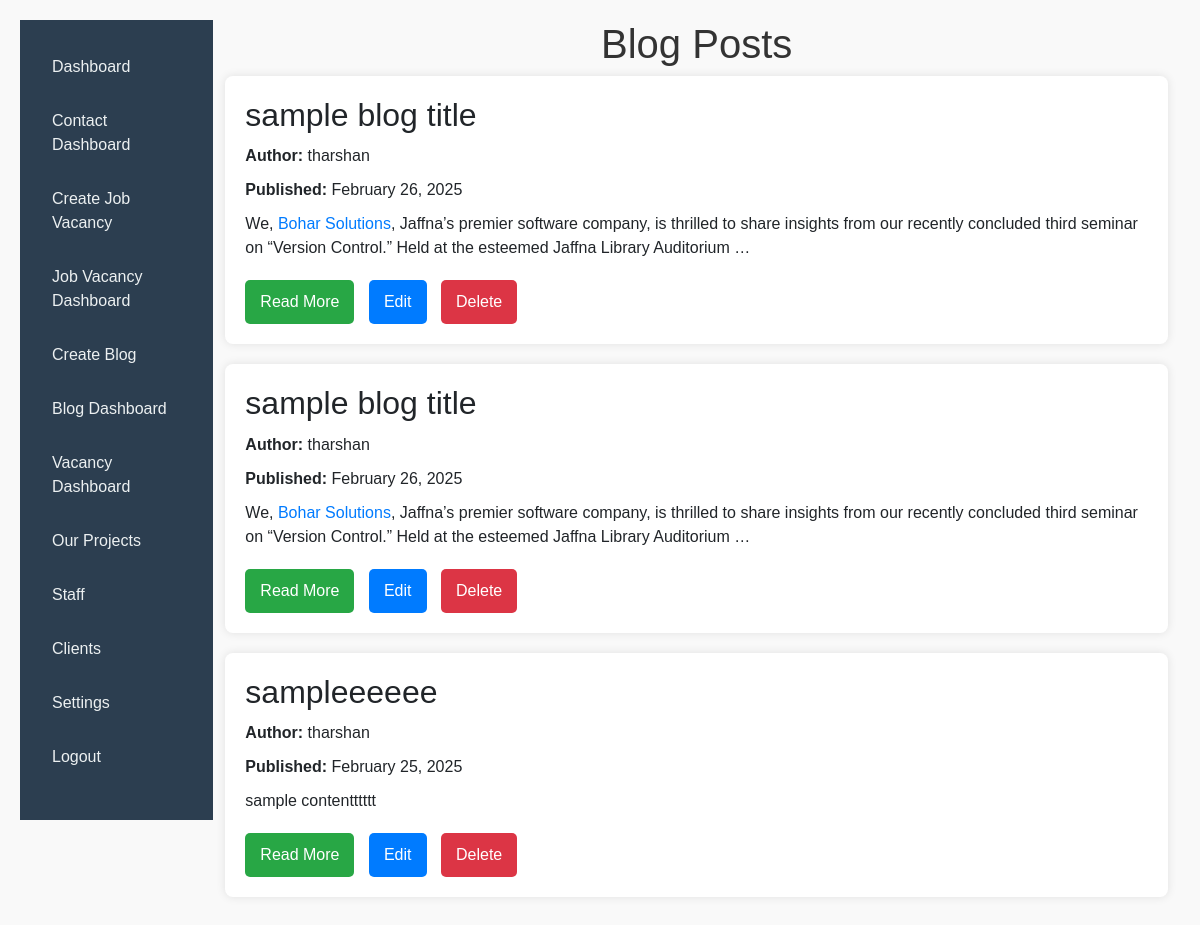
Page /epr/blog_list on the committed database.
### epr/models.py (models this page shows, shortened)
class BlogPost(models.Model):
    title = models.CharField(max_length=255)
    content = models.TextField()
    author = models.CharField(max_length=255)
    created_at = models.DateTimeField(auto_now_add=True)
    updated_at = models.DateTimeField(auto_now=True)

### epr/views.py (the view)
# urls.py: path('blog_list', views.blog_list, name='blog_list'),
def blog_list(request):
    posts = BlogPost.objects.all().order_by('-created_at')  # Order by newest first
    return render(request, 'epr/blog_list.html', {'posts': posts})

### epr/templates/epr/blog_list.html (shortened to what this page needs)
{% extends "epr/base2.html" %}
{% block content %}
<head>
</head>
<body>
    <h1>Blog Posts</h1>
    {% for post in posts %}
        <div class="blog-card">
            <h2>{{ post.title }}</h2>
            <p><strong>Author:</strong> {{ post.author }}</p>
            <p><strong>Published:</strong> {{ post.created_at|date:"F j, Y" }}</p>
            <p>{{ post.content|truncatewords:30|safe }}</p>
            <a href="{% url 'epr:blog_detail' post.id %}" class="read-more">Read More</a>
            <a href="{% url 'epr:edit_blog_post' post.id %}" class="edit-btn">Edit</a>
            <a href="{% url 'epr:delete_blog_post' post.id %}" class="delete-btn">Delete</a>
        </div>
    {% empty %}
        <p>No blog posts available.</p>
    {% endfor %}
</body>
{% endblock %}

### epr/static/css/style.css (style rules this page uses)
body { font-family: Arial, sans-serif; margin: 0; padding: 0; background-color: #f4f4f9; }
h1 { text-align: center; color: #333; }
a { color: #007bff; text-decoration: none; }

### epr/static/css/style1.css (style rules this page uses)
body { font-family: 'Poppins', Arial, sans-serif; background-color: #f9f9f9; }

### epr/templates/epr/blog_list.html (style rules this page uses)
body { font-family: Arial, sans-serif; max-width: 100%; margin: auto; padding: 20px; background-color: #f9f9f9; }
.blog-card { background: white; padding: 20px; margin-bottom: 20px; border-radius: 8px; box-shadow: 0 0 10px rgba(0, 0, 0, 0.1); }
.blog-card h2 { margin-top: 0; }
.blog-card p { margin: 10px 0; }
.read-more, .edit-btn, .delete-btn { display: inline-block; padding: 10px 15px; text-decoration: none; border-radius: 5px; margin-top: 10px; margin-right: 10px; }
.read-more { background: #28a745; color: white; }
.edit-btn { background: #007bff; color: white; }
.delete-btn { background: #dc3545; color: white; }

### rows in the picture
BlogPost: title "sample blog title", author "tharshan", created_at "February 26, 2025", content "We, Bohar Solutions , Jaffna’s premier software company, is thrilled to share insights from our recently concluded third seminar on “Version Control.” Held at the esteemed Jaffna Library Auditorium …"
BlogPost: title "sample blog title", author "tharshan", created_at "February 26, 2025", content "We, Bohar Solutions , Jaffna’s premier software company, is thrilled to share insights from our recently concluded third seminar on “Version Control.” Held at the esteemed Jaffna Library Auditorium …"
BlogPost: title "sampleeeeee", author "tharshan", created_at "February 25, 2025", content "sample contentttttt"
